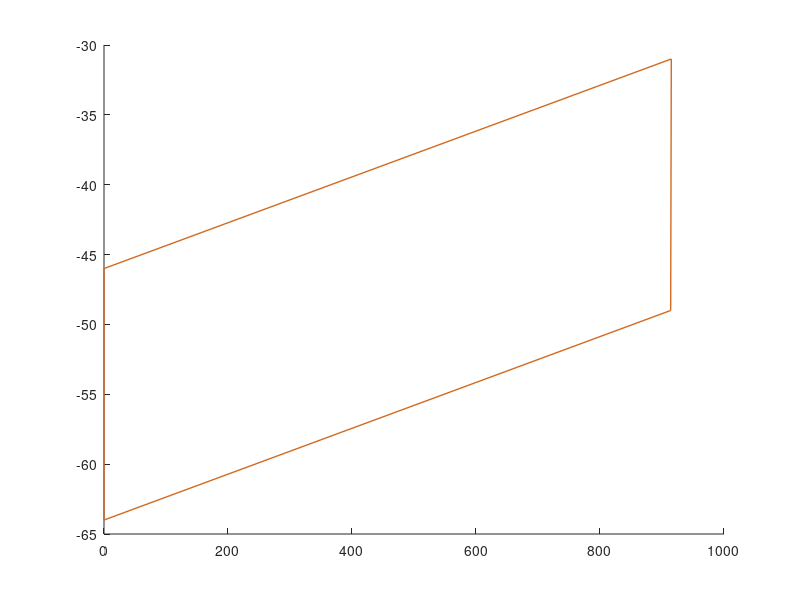

This chart was generated by the following MATLAB code: (Note: this script raises an error after producing the figure.)
clear all
figure(1)
clf


x = [751 710 708 640 634 664 637 639 569 575 561 497 497 483 419 423 409 345 349 336 271 275 261 197 201 186 124 124 111 47 50 66 48 50];
y = [23 40 45 39 62 27 64 44 23 30 41 32 32 44 36 35 47 38 36 47 38 35 48 38 37 51 42 42 58 55 51 40 78 49];

footx = [x(3) x(8:3:end-5) x(end)];
footy = [y(3) y(8:3:end-5) y(end)];

woodx = [0 0 914 915 0];
woody= [46 64 49 31 46];

edge1 = [915 31 0]
edge2= [0 46 0]

hold on
plot(woodx,-woody, 'LineWidth',1,'Color',[210/255 105/255 30/255])
% plot(woodx(4:5),-woody(4:5))

woodwidth_pixel = point_to_line([914 49 0],edge1,edge2)
woodwidth_mm = 28

distances_pxl= [];
for i = 1:10
    distances_pxl= [distances_pxl point_to_line([footx(i) footy(i) 0],edge1,edge2)];
end

distances_pxl

distances_mm = (distances_pxl./woodwidth_pixel) * woodwidth_mm



plot(x,-y,'-+','LineWidth',1, 'MarkerSize',10,'Color', [0 102/255 204/255])
hold on
scatter(footx,-footy,100,'filled','o','MarkerFaceColor',[102/255 204/255  0])
a = [1:10]'; b = num2str(a); c = cellstr(b);
text(footx-12, -footy-[20 -22 20 20 20 20 20 20 20 -20], c, 'Fontsize',12);

xlabel('Distance (pixels)')
ylabel('Distance (pixels)')

daspect([1 1 1])
axis([30 760 -90 -10])
grid on
grid minor
set(gca,'FontSize',9)


figure(2)
half_wood_pxl = woodwidth_pixel/2;
bar([1:10], -distances_mm +(0.5*woodwidth_mm))%28*(-distances_pxl/half_wood_pxl+half_wood_pxl/half_wood_pxl))
hold on
plot([0 11],[woodwidth_mm/2 woodwidth_mm/2],'Color', [210/255 105/255 30/255])
% plot([0 11],[-woodwidth -woodwidth])
plot([0 11],[-woodwidth_mm/2 -woodwidth_mm/2],'Color',[210/255 105/255 30/255])
% plot([0 11],[woodwidth woodwidth])
% plot([0 11],16*[-half_wood/half_wood -half_wood/half_wood],'--r')
% plot([0 11],16*[half_wood/half_wood half_wood/half_wood],'--r')

mean_dist_mm = mean(abs(-distances_mm+(0.5*woodwidth_mm)))
% plot([0 11], [mean_dist_mm mean_dist_mm],'--g')

max_dist_mm = max(abs(-distances_mm+(0.5*woodwidth_mm)))

axis([0 11 -15 15])
set(gca, 'XDir','reverse')
xlabel("Foothold Number")
ylabel({"Approx. Distance";" from center of beam (mm)"})
set(gca, 'YGrid','on', 'YMinorGrid','on')
hold off

% distance_mm = 28*(-distances_pxl/half_wood_pxl+half_wood_pxl/half_wood_pxl)
% mean_dist_mm = mean(abs(-distances_mm+(0.5*woodwidth_mm)))

function d = point_to_line(pt, v1, v2)
      a = v1 - v2;
      b = pt - v2;
      d = norm(cross(a,b)) / norm(a);
end